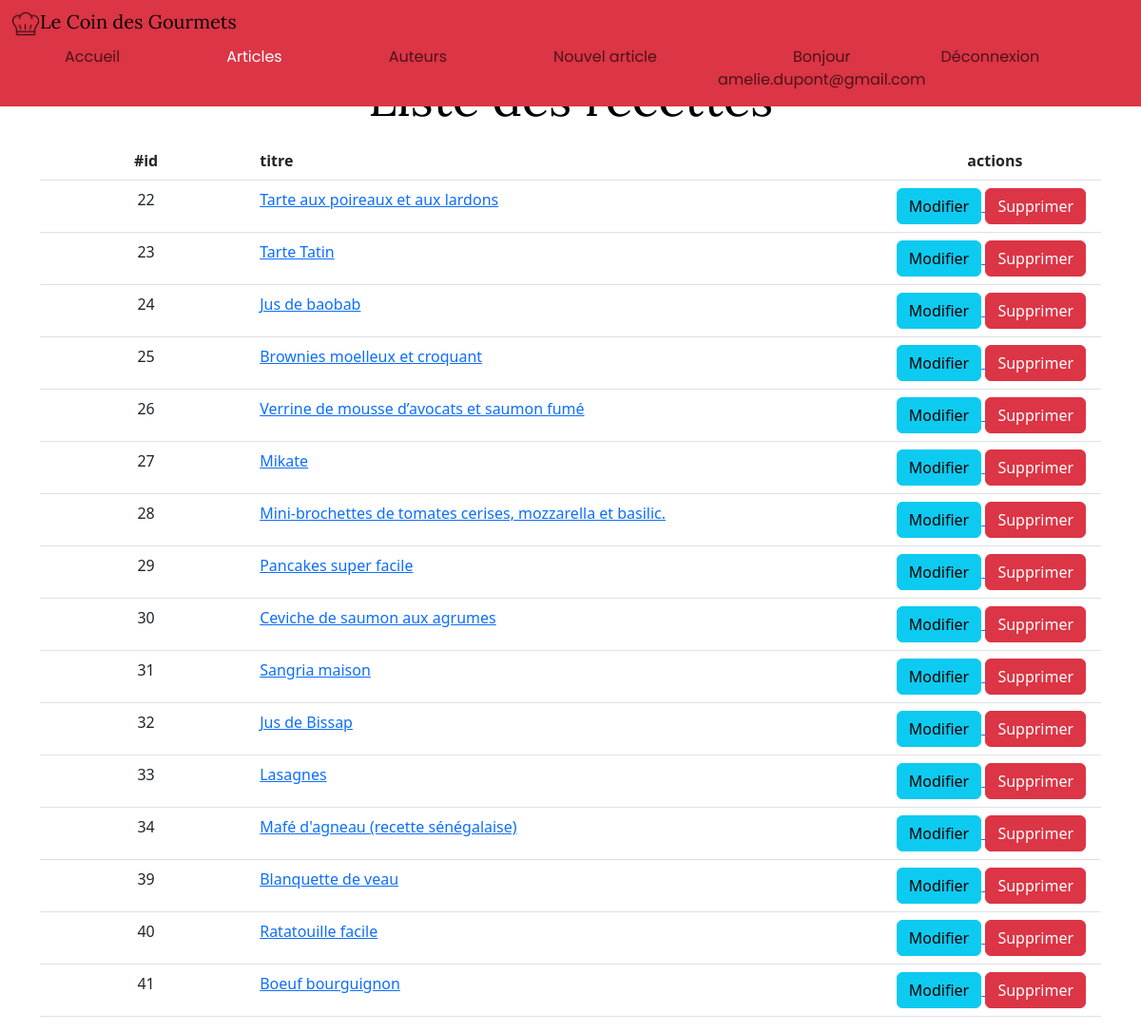
The page /articles.php (signed in) on the database its author committed.
### tables this page shows
CREATE TABLE `article` (
  `id_article` int(11) NOT NULL,
  `titre` varchar(255) NOT NULL,
  `contenu` text,
  `image` varchar(255) DEFAULT NULL,
  `video` varchar(500) DEFAULT NULL,
  `id_auteur` int(11) NOT NULL,
  `date_publication` datetime DEFAULT NULL
);

### articles.php (called while the page is built, shortened)
<?php
require_once './model/article.php';
$articleModel = new Article();
$articles = $articleModel->getAllArticle();
include './template_view/article.phtml';

### model/article.php (called while the page is built, shortened)
<?php
class Article
{
  public function getAllArticle()
  {
    $conn = connect();
    $query = $conn->prepare("SELECT * FROM article");
    $query->execute();
    $result = $query->fetchAll(PDO::FETCH_ASSOC);
    return ($result);
  }
}

### template_view/article.phtml (the view, shortened to what this page needs)
<!DOCTYPE html>
<html lang="fr">
<head>
  <?php include_once './include/script.php'; ?>
  <link rel="stylesheet" href="./assets/css/style.css">
</head>
<body>
  <main>
    <?php include_once './include/menu.php'; ?>
    <br>
    <br>
    <br>
    <div class="container">
      <h1 class="d-flex justify-content-center align-items-center" style="margin-bottom: 15px;">Liste des recettes</h1>
      <table class="table">
        <thead style="background-color: #F7E6A4 ;">
          <tr>
            <th scope="col" class="col-2 text-center">#id</th>
            <th scope="col" class="col-6">titre</th>
            <th scope="col" class="col-2 text-center">actions</th>
          </tr>
        </thead>
        <tbody>
          <?php foreach ($articles as $row) { ?>
            <tr>
              <td scope="row" class="col-2 text-center"><?php echo $row['id_article'] ?></td>
              <td><a href="article_details.php?id=<?php echo $row['id_article'] ?>"><?php echo $row['titre']; ?></a></td>
              <td>
                <a href="article_update.php?id=<?php echo $row['id_article'] ?>">
                  <span class="btn btn-info">Modifier</span>
                </a>
                <a href="article_delete.php?id=<?php echo $row['id_article'] ?>">
                  <span class="btn btn-danger">Supprimer</span>
                </a>
              </td>
            </tr>
          <?php } ?>
        </tbody>
    </div>
  </main>
</body>
</html>

### assets/css/style.css (style rules this page uses)
:root { --primary : #961C02; --gris1 : #010101; --gris2 : #5C5B5B; --gris3 : #999897; --blanc : #FFFFFF; --background : #F5F5F5; }
h1 { font-family: 'Lora', Georgia, 'Times New Roman', Times, serif; font-weight: 400; font-size: 3.25rem; color: var(--gris1); }

### rows shown on the page
article: id_article "22", titre "Tarte aux poireaux et aux lardons"
article: id_article "23", titre "Tarte Tatin"
article: id_article "24", titre "Jus de baobab"
article: id_article "25", titre "Brownies moelleux et croquant"
article: id_article "26", titre "Verrine de mousse d’avocats et saumon fumé"
article: id_article "27", titre "Mikate"
article: id_article "28", titre "Mini-brochettes de tomates cerises, mozzarella et basilic."
article: id_article "29", titre "Pancakes super facile"
article: id_article "30", titre "Ceviche de saumon aux agrumes"
article: id_article "31", titre "Sangria maison"
article: id_article "32", titre "Jus de Bissap"
article: id_article "33", titre "Lasagnes"
article: id_article "34", titre "Mafé d'agneau (recette sénégalaise)"
article: id_article "39", titre "Blanquette de veau"
article: id_article "40", titre "Ratatouille facile"
article: id_article "41", titre "Boeuf bourguignon"

### other values the page prints
$emailSession "amelie.dupont@gmail.com"
